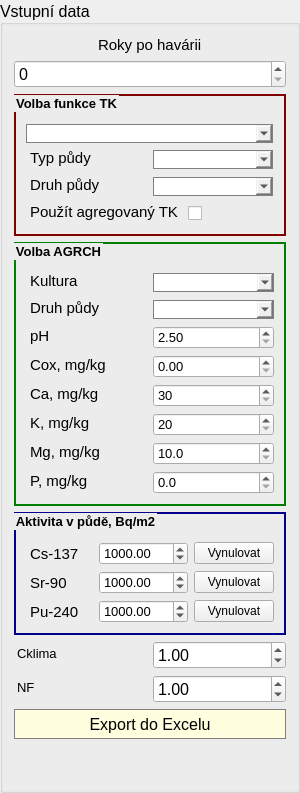
             <widget class="QGroupBox" name="EntryGroupBox">
              <property name="sizePolicy">
               <sizepolicy hsizetype="Fixed" vsizetype="Preferred">
                <horstretch>0</horstretch>
                <verstretch>0</verstretch>
               </sizepolicy>
              </property>
              <property name="minimumSize">
               <size>
                <width>300</width>
                <height>0</height>
               </size>
              </property>
              <property name="font">
               <font>
                <pointsize>12</pointsize>
               </font>
              </property>
              <property name="title">
               <string>Vstupní data</string>
              </property>
              <property name="alignment">
               <set>Qt::AlignLeading|Qt::AlignLeft|Qt::AlignVCenter</set>
              </property>
              <property name="flat">
               <bool>false</bool>
              </property>
              <layout class="QGridLayout" name="gridLayout_5">
               <item row="0" column="0">
                <layout class="QVBoxLayout" name="verticalLayout">
                 <item alignment="Qt::AlignHCenter">
                  <widget class="QLabel" name="Lbl_RokyPoHavarii">
                   <property name="font">
                    <font>
                     <pointsize>11</pointsize>
                    </font>
                   </property>
                   <property name="styleSheet">
                    <string notr="true"/>
                   </property>
                   <property name="text">
                    <string>Roky po havárii</string>
                   </property>
                  </widget>
                 </item>
                 <item>
                  <widget class="QSpinBox" name="sb_let_po_havarie">
                   <property name="styleSheet">
                    <string notr="true"/>
                   </property>
                   <property name="maximum">
                    <number>1000000000</number>
                   </property>
                  </widget>
                 </item>
                </layout>
               </item>
               <item row="3" column="0">
                <widget class="QGroupBox" name="GB_AktivitaVPude">
                 <property name="font">
                  <font>
                   <pointsize>10</pointsize>
                   <bold>true</bold>
                   <kerning>true</kerning>
                  </font>
                 </property>
                 <property name="acceptDrops">
                  <bool>false</bool>
                 </property>
                 <property name="styleSheet">
                  <string notr="true">QGroupBox#GB_AktivitaVPude { 
     border: 2px solid DarkBlue; 
	 padding-top: 10px;
 } </string>
                 </property>
                 <property name="title">
                  <string>Aktivita v půdě, Bq/m2</string>
                 </property>
                 <property name="flat">
                  <bool>true</bool>
                 </property>
                 <layout class="QVBoxLayout" name="verticalLayout_9">
                  <item>
                   <layout class="QHBoxLayout" name="HL_AktivitaCs">
                    <item>
                     <widget class="QLabel" name="Lbl_Cs137">
                      <property name="font">
                       <font>
                        <pointsize>11</pointsize>
                       </font>
                      </property>
                      <property name="styleSheet">
                       <string notr="true">margin-right: 5px;</string>
                      </property>
                      <property name="text">
                       <string>Cs-137</string>
                      </property>
                     </widget>
                    </item>
                    <item>
                     <widget class="QDoubleSpinBox" name="sb_cs">
                      <property name="font">
                       <font>
                        <pointsize>10</pointsize>
                       </font>
                      </property>
                      <property name="maximum">
                       <double>1000000000000.000000000000000</double>
                      </property>
                      <property name="singleStep">
                       <double>1000.000000000000000</double>
                      </property>
                      <property name="value">
                       <double>1000.000000000000000</double>
                      </property>
                     </widget>
                    </item>
                    <item>
                     <widget class="QPushButton" name="btn_vynulovat_cs">
                      <property name="text">
                       <string>Vynulovat</string>
                      </property>
                     </widget>
                    </item>
                   </layout>
                  </item>
                  <item>
                   <layout class="QHBoxLayout" name="HL_AktivitaSr">
                    <item>
                     <widget class="QLabel" name="Lbl_Sr90">
                      <property name="font">
                       <font>
                        <pointsize>11</pointsize>
                       </font>
                      </property>
                      <property name="styleSheet">
                       <string notr="true">margin-right: 5px;</string>
                      </property>
                      <property name="text">
                       <string>Sr-90</string>
                      </property>
                     </widget>
                    </item>
                    <item>
                     <widget class="QDoubleSpinBox" name="sb_sr">
                      <property name="font">
                       <font>
                        <pointsize>10</pointsize>
                       </font>
                      </property>
                      <property name="maximum">
                       <double>1000000000000.000000000000000</double>
                      </property>
                      <property name="singleStep">
                       <double>1000.000000000000000</double>
                      </property>
                      <property name="value">
                       <double>1000.000000000000000</double>
                      </property>
                     </widget>
                    </item>
                    <item>
                     <widget class="QPushButton" name="btn_vynulovat_sr">
                      <property name="text">
                       <string>Vynulovat</string>
                      </property>
                     </widget>
                    </item>
                   </layout>
                  </item>
                  <item>
                   <layout class="QHBoxLayout" name="HL_AktivitaPu">
                    <item>
                     <widget class="QLabel" name="Lbl_Pu240">
                      <property name="font">
                       <font>
                        <pointsize>11</pointsize>
                       </font>
                      </property>
                      <property name="styleSheet">
                       <string notr="true">margin-right: 5px;</string>
                      </property>
                      <property name="text">
                       <string>Pu-240</string>
                      </property>
                     </widget>
                    </item>
                    <item>
                     <widget class="QDoubleSpinBox" name="sb_pu">
                      <property name="font">
                       <font>
                        <pointsize>10</pointsize>
                       </font>
                      </property>
                      <property name="maximum">
                       <double>1000000000000.000000000000000</double>
                      </property>
                      <property name="singleStep">
                       <double>1000.000000000000000</double>
                      </property>
                      <property name="value">
                       <double>1000.000000000000000</double>
                      </property>
                     </widget>
                    </item>
                    <item>
                     <widget class="QPushButton" name="btn_vynulovat_pu">
                      <property name="text">
                       <string>Vynulovat</string>
                      </property>
                     </widget>
                    </item>
                   </layout>
                  </item>
                 </layout>
                </widget>
               </item>
               <item row="4" column="0">
                <layout class="QVBoxLayout" name="VL_Parametry">
                 <item>
                  <layout class="QHBoxLayout" name="HL_Cklima">
                   <item>
                    <widget class="QLabel" name="Lbl_Cklima">
                     <property name="font">
                      <font>
                       <pointsize>10</pointsize>
                      </font>
                     </property>
                     <property name="styleSheet">
                      <string notr="true">margin-bottom: 3px;</string>
                     </property>
                     <property name="text">
                      <string>Cklima</string>
                     </property>
                    </widget>
                   </item>
                   <item>
                    <widget class="QDoubleSpinBox" name="dsb_c_klima">
                     <property name="styleSheet">
                      <string notr="true"/>
                     </property>
                     <property name="value">
                      <double>1.000000000000000</double>
                     </property>
                    </widget>
                   </item>
                  </layout>
                 </item>
                 <item>
                  <layout class="QHBoxLayout" name="HL_NF">
                   <item>
                    <widget class="QLabel" name="Lbl_NF">
                     <property name="font">
                      <font>
                       <pointsize>10</pointsize>
                      </font>
                     </property>
                     <property name="styleSheet">
                      <string notr="true">margin-bottom: 3px;</string>
                     </property>
                     <property name="text">
                      <string>NF</string>
                     </property>
                    </widget>
                   </item>
                   <item>
                    <widget class="QDoubleSpinBox" name="dsb_nf">
                     <property name="styleSheet">
                      <string notr="true"/>
                     </property>
                     <property name="value">
                      <double>1.000000000000000</double>
                     </property>
                    </widget>
                   </item>
                  </layout>
                 </item>
                </layout>
               </item>
               <item row="7" column="0">
                <widget class="QPushButton" name="exportButton">
                 <property name="minimumSize">
                  <size>
                   <width>0</width>
                   <height>30</height>
                  </size>
                 </property>
                 <property name="font">
                  <font>
                   <pointsize>12</pointsize>
                   <italic>false</italic>
                   <bold>false</bold>
                  </font>
                 </property>
                 <property name="styleSheet">
                  <string notr="true">border: 1px solid gray;
background-color: lightyellow;</string>
                 </property>
                 <property name="text">
                  <string>Export do Excelu</string>
                 </property>
                </widget>
               </item>
               <item row="1" column="0">
                <widget class="QGroupBox" name="GB_FunkceTk">
                 <property name="font">
                  <font>
                   <pointsize>10</pointsize>
                   <bold>true</bold>
                  </font>
                 </property>
                 <property name="styleSheet">
                  <string notr="true">QGroupBox#GB_FunkceTk { 
     border: 2px solid maroon; 
	 padding-top: 10px;
 } </string>
                 </property>
                 <property name="title">
                  <string>Volba funkce TK</string>
                 </property>
                 <property name="flat">
                  <bool>true</bool>
                 </property>
                 <layout class="QVBoxLayout" name="verticalLayout_5">
                  <property name="rightMargin">
                   <number>10</number>
                  </property>
                  <item>
                   <layout class="QHBoxLayout" name="HL_Funkce_TK">
                    <item>
                     <widget class="QComboBox" name="cb_funkce_tk">
                      <property name="font">
                       <font>
                        <pointsize>10</pointsize>
                       </font>
                      </property>
                      <property name="styleSheet">
                       <string notr="true">border: 1px solid gray;</string>
                      </property>
                      <property name="editable">
                       <bool>true</bool>
                      </property>
                     </widget>
                    </item>
                   </layout>
                  </item>
                  <item>
                   <layout class="QHBoxLayout" name="HL_TypPudy">
                    <item>
                     <widget class="QLabel" name="Lbl_TypPudy">
                      <property name="font">
                       <font>
                        <pointsize>11</pointsize>
                       </font>
                      </property>
                      <property name="styleSheet">
                       <string notr="true">margin-bottom: 3px;</string>
                      </property>
                      <property name="text">
                       <string>Typ půdy</string>
                      </property>
                     </widget>
                    </item>
                    <item>
                     <widget class="QComboBox" name="cb_typ_pudy">
                      <property name="font">
                       <font>
                        <pointsize>10</pointsize>
                       </font>
                      </property>
                      <property name="styleSheet">
                       <string notr="true">border: 1px solid gray;</string>
                      </property>
                      <property name="editable">
                       <bool>true</bool>
                      </property>
                     </widget>
                    </item>
                   </layout>
                  </item>
                  <item>
                   <layout class="QHBoxLayout" name="HL_DruhPudy">
                    <item>
                     <widget class="QLabel" name="Lbl_DruhPudy">
                      <property name="font">
                       <font>
                        <pointsize>11</pointsize>
                       </font>
                      </property>
                      <property name="styleSheet">
                       <string notr="true">margin-bottom: 3px;</string>
                      </property>
                      <property name="text">
                       <string>Druh půdy</string>
                      </property>
                     </widget>
                    </item>
                    <item>
                     <widget class="QComboBox" name="cb_druh_pudy">
                      <property name="font">
                       <font>
                        <pointsize>10</pointsize>
                       </font>
                      </property>
                      <property name="styleSheet">
                       <string notr="true">border: 1px solid gray;</string>
                      </property>
                      <property name="editable">
                       <bool>true</bool>
                      </property>
                     </widget>
                    </item>
                   </layout>
                  </item>
                  <item>
                   <layout class="QHBoxLayout" name="HL_AgregovanyTK">
                    <item>
                     <widget class="QLabel" name="Lbl_AgregovanyTk">
                      <property name="font">
                       <font>
                        <pointsize>11</pointsize>
                       </font>
                      </property>
                      <property name="styleSheet">
                       <string notr="true">margin-bottom: 3px;</string>
                      </property>
                      <property name="text">
                       <string>Použít agregovaný TK</string>
                      </property>
                     </widget>
                    </item>
                    <item>
                     <widget class="QCheckBox" name="chb_agregovany">
                      <property name="text">
                       <string/>
                      </property>
                     </widget>
                    </item>
                   </layout>
                  </item>
                 </layout>
                </widget>
               </item>
               <item row="2" column="0">
                <widget class="QGroupBox" name="GB_VolbaAGRCH">
                 <property name="font">
                  <font>
                   <pointsize>10</pointsize>
                   <bold>true</bold>
                  </font>
                 </property>
                 <property name="styleSheet">
                  <string notr="true">QGroupBox#GB_VolbaAGRCH { 
     border: 2px solid green; 
	 padding-top: 10px;
 } </string>
                 </property>
                 <property name="title">
                  <string>Volba AGRCH</string>
                 </property>
                 <property name="flat">
                  <bool>true</bool>
                 </property>
                 <layout class="QVBoxLayout" name="verticalLayout_6">
                  <item>
                   <layout class="QHBoxLayout" name="HL_Kultura">
                    <item>
                     <widget class="QLabel" name="Lbl_Kultura">
                      <property name="font">
                       <font>
                        <pointsize>11</pointsize>
                       </font>
                      </property>
                      <property name="styleSheet">
                       <string notr="true">margin-bottom: 3px;</string>
                      </property>
                      <property name="text">
                       <string>Kultura</string>
                      </property>
                     </widget>
                    </item>
                    <item>
                     <widget class="QComboBox" name="cb_kultura">
                      <property name="sizePolicy">
                       <sizepolicy hsizetype="Preferred" vsizetype="Fixed">
                        <horstretch>0</horstretch>
                        <verstretch>0</verstretch>
                       </sizepolicy>
                      </property>
                      <property name="font">
                       <font>
                        <pointsize>10</pointsize>
                       </font>
                      </property>
                      <property name="styleSheet">
                       <string notr="true">border: 1px solid gray;</string>
                      </property>
                      <property name="editable">
                       <bool>true</bool>
                      </property>
                     </widget>
                    </item>
                   </layout>
                  </item>
                  <item>
                   <layout class="QHBoxLayout" name="HL_DruhPudy2">
                    <item>
                     <widget class="QLabel" name="Lbl_DruhPudy2">
                      <property name="font">
                       <font>
                        <pointsize>11</pointsize>
                       </font>
                      </property>
                      <property name="styleSheet">
                       <string notr="true">margin-bottom: 3px;</string>
                      </property>
                      <property name="text">
                       <string>Druh půdy</string>
                      </property>
                     </widget>
                    </item>
                    <item>
                     <widget class="QComboBox" name="cb_druh_pudy_2">
                      <property name="font">
                       <font>
                        <pointsize>10</pointsize>
                       </font>
                      </property>
                      <property name="styleSheet">
                       <string notr="true">border: 1px solid gray;</string>
                      </property>
                      <property name="editable">
                       <bool>true</bool>
                      </property>
                     </widget>
                    </item>
                   </layout>
                  </item>
                  <item>
                   <layout class="QHBoxLayout" name="HL_pH">
                    <item>
                     <widget class="QLabel" name="Lbl_pH">
                      <property name="font">
                       <font>
                        <pointsize>11</pointsize>
                       </font>
                      </property>
                      <property name="styleSheet">
                       <string notr="true">margin-bottom: 3px;</string>
                      </property>
                      <property name="text">
                       <string>pH</string>
                      </property>
                     </widget>
                    </item>
                    <item>
                     <widget class="QDoubleSpinBox" name="sb_ph">
                      <property name="font">
                       <font>
                        <pointsize>10</pointsize>
                       </font>
                      </property>
                      <property name="minimum">
                       <double>2.500000000000000</double>
                      </property>
                      <property name="maximum">
                       <double>9.000000000000000</double>
                      </property>
                      <property name="value">
                       <double>2.500000000000000</double>
                      </property>
                     </widget>
                    </item>
                   </layout>
                  </item>
                  <item>
                   <layout class="QHBoxLayout" name="HL_Cox">
                    <item>
                     <widget class="QLabel" name="Lbl_Cox">
                      <property name="font">
                       <font>
                        <pointsize>11</pointsize>
                       </font>
                      </property>
                      <property name="styleSheet">
                       <string notr="true">margin-bottom: 3px;</string>
                      </property>
                      <property name="text">
                       <string>Cox, mg/kg</string>
                      </property>
                     </widget>
                    </item>
                    <item>
                     <widget class="QDoubleSpinBox" name="sb_cox">
                      <property name="font">
                       <font>
                        <pointsize>10</pointsize>
                       </font>
                      </property>
                      <property name="maximum">
                       <double>6.600000000000000</double>
                      </property>
                     </widget>
                    </item>
                   </layout>
                  </item>
                  <item>
                   <layout class="QHBoxLayout" name="HL_Ca">
                    <item>
                     <widget class="QLabel" name="Lbl_Ca">
                      <property name="font">
                       <font>
                        <pointsize>11</pointsize>
                       </font>
                      </property>
                      <property name="styleSheet">
                       <string notr="true">margin-bottom: 3px;</string>
                      </property>
                      <property name="text">
                       <string>Ca, mg/kg</string>
                      </property>
                     </widget>
                    </item>
                    <item>
                     <widget class="QDoubleSpinBox" name="sb_ca">
                      <property name="font">
                       <font>
                        <pointsize>10</pointsize>
                       </font>
                      </property>
                      <property name="decimals">
                       <number>0</number>
                      </property>
                      <property name="minimum">
                       <double>30.000000000000000</double>
                      </property>
                      <property name="maximum">
                       <double>120000.000000000000000</double>
                      </property>
                      <property name="value">
                       <double>30.000000000000000</double>
                      </property>
                     </widget>
                    </item>
                   </layout>
                  </item>
                  <item>
                   <layout class="QHBoxLayout" name="HL_K">
                    <item>
                     <widget class="QLabel" name="Lbl_K">
                      <property name="font">
                       <font>
                        <pointsize>11</pointsize>
                       </font>
                      </property>
                      <property name="styleSheet">
                       <string notr="true">margin-bottom: 3px;</string>
                      </property>
                      <property name="text">
                       <string>K, mg/kg</string>
                      </property>
                     </widget>
                    </item>
                    <item>
                     <widget class="QDoubleSpinBox" name="sb_k">
                      <property name="font">
                       <font>
                        <pointsize>10</pointsize>
                       </font>
                      </property>
                      <property name="decimals">
                       <number>0</number>
                      </property>
                      <property name="minimum">
                       <double>20.000000000000000</double>
                      </property>
                      <property name="maximum">
                       <double>8500.000000000000000</double>
                      </property>
                      <property name="value">
                       <double>20.000000000000000</double>
                      </property>
                     </widget>
                    </item>
                   </layout>
                  </item>
                  <item>
                   <layout class="QHBoxLayout" name="HL_Mg">
                    <item>
                     <widget class="QLabel" name="Lbl_Mg">
                      <property name="font">
                       <font>
                        <pointsize>11</pointsize>
                       </font>
                      </property>
                      <property name="styleSheet">
                       <string notr="true">margin-bottom: 3px;</string>
                      </property>
                      <property name="text">
                       <string>Mg, mg/kg</string>
                      </property>
                     </widget>
                    </item>
                    <item>
                     <widget class="QDoubleSpinBox" name="sb_mg">
                      <property name="font">
                       <font>
                        <pointsize>10</pointsize>
                       </font>
                      </property>
                      <property name="decimals">
                       <number>1</number>
                      </property>
                      <property name="minimum">
                       <double>10.000000000000000</double>
                      </property>
                      <property name="maximum">
                       <double>7200.000000000000000</double>
                      </property>
                      <property name="value">
                       <double>10.000000000000000</double>
                      </property>
                     </widget>
                    </item>
                   </layout>
                  </item>
                  <item>
                   <layout class="QHBoxLayout" name="HL_P">
                    <item>
                     <widget class="QLabel" name="Lbl_P">
                      <property name="font">
                       <font>
                        <pointsize>11</pointsize>
                       </font>
                      </property>
                      <property name="styleSheet">
                       <string notr="true">margin-bottom: 3px;</string>
                      </property>
                      <property name="text">
                       <string>P, mg/kg</string>
                      </property>
                     </widget>
                    </item>
                    <item>
                     <widget class="QDoubleSpinBox" name="sb_p">
                      <property name="font">
                       <font>
                        <pointsize>10</pointsize>
                       </font>
                      </property>
                      <property name="decimals">
                       <number>1</number>
                      </property>
                      <property name="maximum">
                       <double>10000.000000000000000</double>
                      </property>
                     </widget>
                    </item>
                   </layout>
                  </item>
                 </layout>
                </widget>
               </item>
               <item row="8" column="0">
                <spacer name="verticalSpacer_2">
                 <property name="orientation">
                  <enum>Qt::Vertical</enum>
                 </property>
                 <property name="sizeHint" stdset="0">
                  <size>
                   <width>20</width>
                   <height>40</height>
                  </size>
                 </property>
                </spacer>
               </item>
              </layout>
             </widget>
